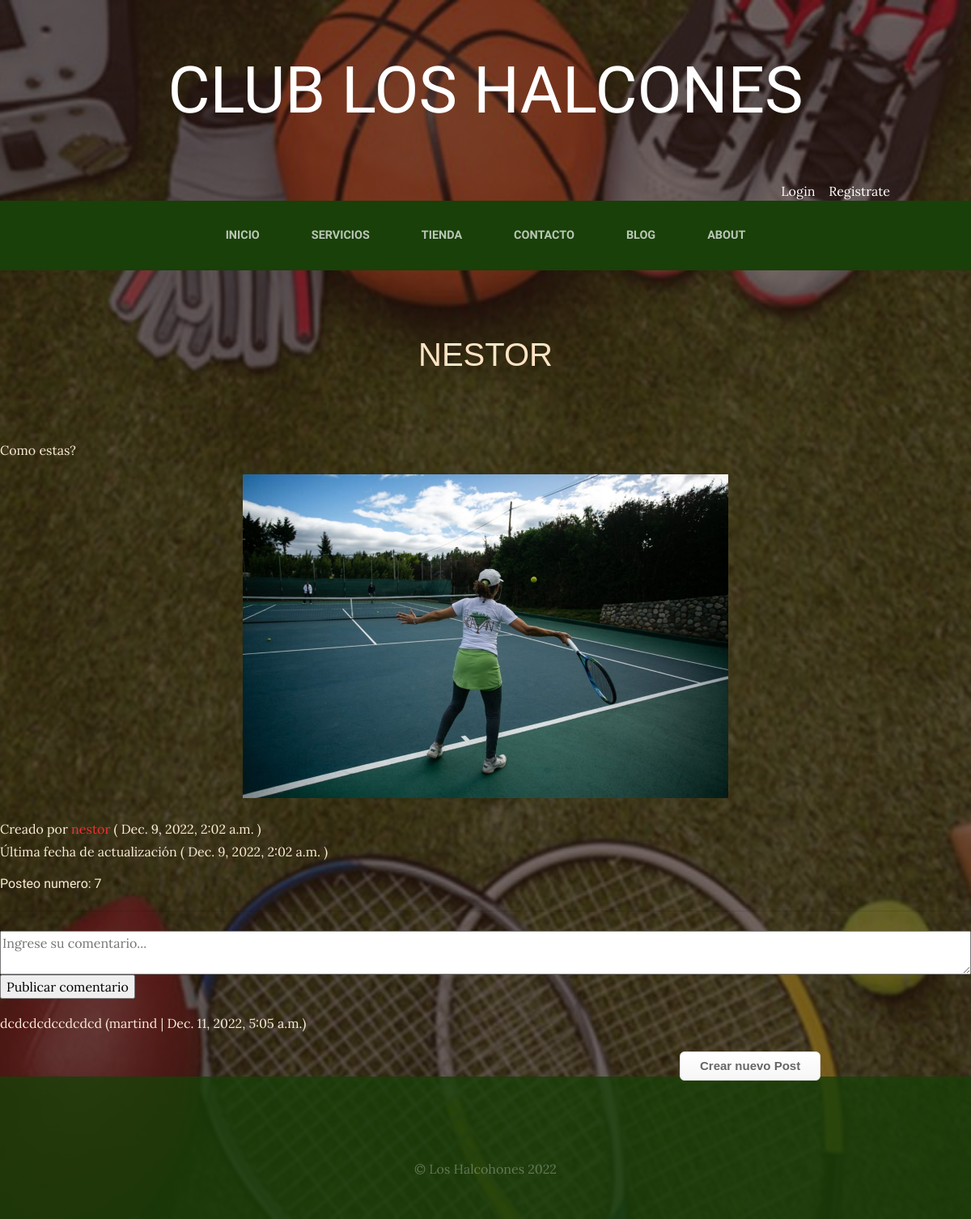
The page /page/post/9/detail/ on the database its author committed.
### Pages/models.py (models this page shows, shortened)
class Post(models.Model):
    name = models.CharField(max_length=40, null=False, blank=False)
    code = models.IntegerField(null=False, blank=False)
    description = RichTextField(null=True, blank=True)
    image = models.ImageField(upload_to='Pages', null=True, blank=True)
    owner = models.ForeignKey(User, on_delete=models.CASCADE)
    comments = models.ManyToManyField(
        User, through="Comment", related_name="comments_owned"
    )
    created_at = models.DateTimeField(auto_now_add=True)
    updated_at = models.DateTimeField(auto_now=True)
    class Meta:
        unique_together = (
            "name",
            "code",
        )
        ordering = ["-created_at"]

class Comment(models.Model):
    text = models.TextField(
        validators=[
            MinLengthValidator(10, "El comentario debe ser mayor de 10 caracteres")
        ]
    )
    post = models.ForeignKey(Post, on_delete=models.CASCADE)
    owner = models.ForeignKey(User, on_delete=models.CASCADE)
    owner = models.ForeignKey(User, on_delete=models.CASCADE)
    created_at = models.DateTimeField(auto_now_add=True)
    updated_at = models.DateTimeField(auto_now=True)

### Pages/views.py (the view)
# urls.py: path("post/<int:pk>/detail/", views.PostDetailView.as_view(), name="post-detail"),
class PostDetailView(DetailView):
    model = Post
    template_name = "pages/post_detail.html"
    fields = ["name", "code", "description"]
    def get(self, request, pk):
        post = Post.objects.get(id=pk)
        comments = Comment.objects.filter(post=post).order_by("-updated_at")
        comment_form = CommentForm()
        context = {
            "post": post,
            "comments": comments,
            "comment_form": comment_form,
        }
        return render(request, self.template_name, context)

### Pages/forms2.py
class CommentForm(forms.Form):
    comment_text = forms.CharField(
        label="",
        required=False,
        max_length=500,
        min_length=10,
        strip=True,
        widget=forms.Textarea(
            attrs={
                "class": "comment-text",
                "placeholder": "Ingrese su comentario...",
                "required": "True",
                "max_length": 500,
                "min_length": 10,
                "rows": 2,
                "cols": 10,
                "style":"min-width: 100%",
            }
        ),
    )

### Carro/context_processor.py (called while the page is built)
def importe_total_carro(request):
    total=0
    if request.user.is_authenticated:
        for keys, value in request.session['carro'].items():
            total=total+(float(value["precio"]))
    else:
        total="Debes logearte para conocer el total"
    return {"importe_total_carro":total}

### Pages/templates/pages/post_detail.html (shortened to what this page needs)
{% extends "App/base.html" %}
{% load static %}
{% block content %}
<header class="masthead" >
    <div class="container position-relative px-4 px-lg-5">
        <div class="row gx-4 gx-lg-5 justify-content-center">
            <div class="col-md-15 col-lg-16 col-xl-14">
                <div class="site-heading">
                    <h1 style="font-family: Verdana, Geneva, Tahoma, sans-serif; color: bisque;" >{{ post.name }}</h1>
                </div>
            </div>
        </div>
    </div>
</header>
<div style="color: antiquewhite;" class="post-preview">
    <p style="margin:auto; color: bisque; font-family: Arial, Helvetica, sans-serif; "class="card-text">{{ post.description|safe }}</p>
    {% if post.image %}
        <div style="text-align: center;">
            <img height="400px" src="{{ post.image.url }}">
        </div>
    {% endif %}
    <p class="post-meta">
        Creado por
        <span style="color: #ee3131;" href="">{{ post.owner.username }}</span>
        ( {{ post.created_at }} )
        <br>
        Última fecha de actualización ( {{ post.updated_at }} )
    </p>
    <h6 class="post-subtitle">Posteo numero: {{ post.code }}</h6>
    <hr class="my-4" />
    {% if user.is_authenticated %}
        <form method="POST" action="{% url 'pages:comment-create' post.id %}">
            {% csrf_token %}
            {{ comment_form }}
        <input type="submit" value="Publicar comentario">
        </form>
        {% if not comments %}
            <p></p>
        {% endif %}
    {% else %}
        <form method="POST" action="{% url 'logear' %}">
            {{ comment_form }}
        <input type="submit" value="Publicar comentario">
        </form>
    {% endif %}
    {% for comment in comments %}
        <p> {{ comment.text }}
            ({{ comment.owner.username }} | {{ comment.updated_at }})
        </p>
    {% endfor %}
</div>
{% if user.is_authenticated %}
    <a style="text-align: center;" class="button_custom" href="{% url 'pages:post-add' %}">Crear nuevo Post</a>
{% else %}
    <a style="text-align: center;" class="button_custom" href="{% url 'logear' %}">Crear nuevo Post</a>
{% endif %}
{% endblock %}

### App/static/App/css/gestion.css (style rules this page uses)
body { font-family: 'Lora'; background: linear-gradient(rgba(47, 23, 15, 0.65), rgba(47, 23, 15, 0.65)), url("../img/bg_main.jpg"); background-attachment: fixed; background-position: center; background-size: cover; }
h1, h2, h3, h4, h5, h6 { font-family: 'Raleway'; }
p { line-height: 1.75; }
.site-heading { margin-top: 5rem; margin-bottom: 5rem; text-transform: uppercase; line-height: 1; font-family: 'Raleway'; }
.button_custom { position:relative; top:5px; left: 70%; box-shadow:inset 0px 1px 0px 0px #ffffff; background:linear-gradient(to bottom, #ffffff 5%, #f6f6f6 100%); background-color:#ffffff; border-radius:6px; border:1px solid #dcdcdc; display:inline-block; cursor:pointer; color:#666666; font-family:Arial; font-size:15px; font-weight:bold; padding:6px 24px; text-decoration:none; text-shadow:0px 1px 0px #ffffff; }

### rows shown on the page
Post: name "NESTOR", description "Como estas?", image (picture), owner.username "nestor", created_at "Dec. 9, 2022, 2:02 a.m.", updated_at "Dec. 9, 2022, 2:02 a.m.", code "7"
Comment: text "dcdcdcdccdcdcd", owner.username "martind", updated_at "Dec. 11, 2022, 5:05 a.m."
